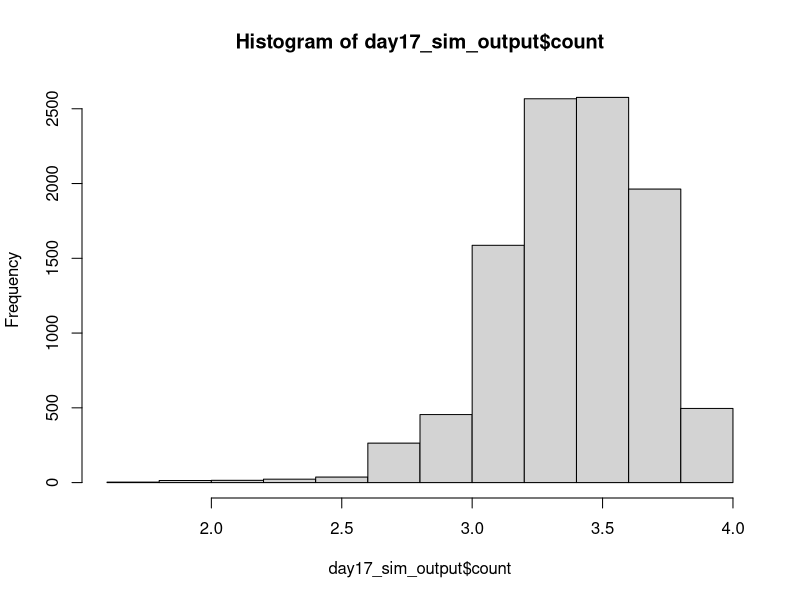
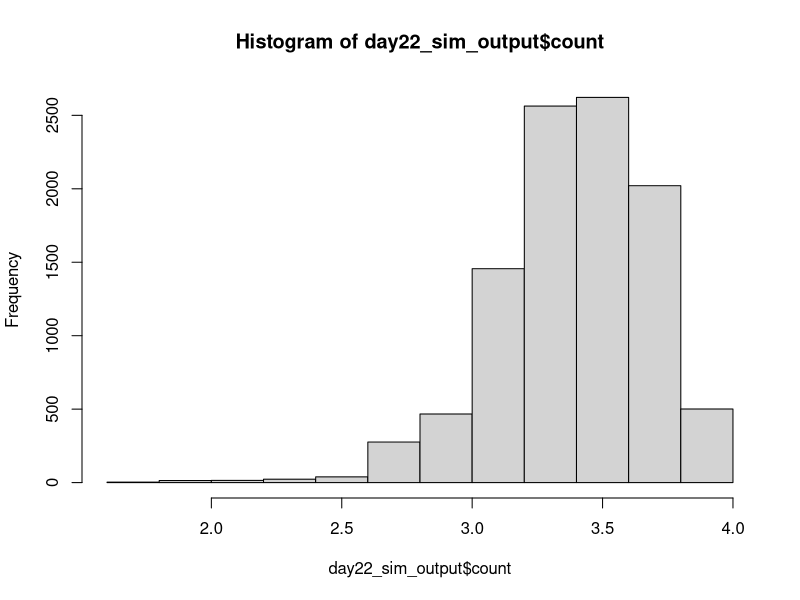

These figures' R source, in order: (Note: this script raises an error after producing the figures.)
## ---------------------------Title---------------------------------------------
# CIDA Shelf Life Model

## ---------------------------Description---------------------------------------
# Project: CIDA Spinach 

# Description: 

## ---------------------------Packages------------------------------------------

#   Loading packages
library(dplyr); library(MASS); library(VGAM)

## ---------------------------Seed----------------------------------------------

#Set seed
set.seed(1)

## ---------------------------Inputs--------------------------------------------

#Load in data

strain_param <- read.csv("primary_model_parameters_strain_by_rep_2022_08_26.csv", header = TRUE)
apc_param <- read.csv("primary_model_parameters_apc_by_rep_2022_09_01.csv", header = TRUE)

mumax_secon <- read.csv("secondary_model_mumax_strain_by_rep_2022-09-01.csv", header = TRUE)
lag_secon <- read.csv("secondary_model_lag_strain_by_rep_2022_09_01.csv", header = TRUE)
lag_apc_secon <- read.csv("secondary_model_lag_apc_by_rep2022_09_01.csv", header = TRUE)

initial_count <- read.csv("initial_distribution_2022_08_24.csv", header = TRUE)
st_frequency <- read.csv("st_frequency_2022_05_18.csv", header = TRUE)

#Change strain parameters to lowercase 
strain_param$isolate <- tolower(strain_param$isolate)
apc_param$isolate <- tolower(apc_param$isolate)

mumax_secon$isolate <- tolower(mumax_secon$isolate)
lag_secon$isolate <- tolower(lag_secon$isolate)

#Initial Count Distribution: Log transforming initial count, and fitting a normal distribution to the data
initial_count_dist <- function(n){
  ans <- runif(n, min = initial_count$min, max = initial_count$max)
  return(ans)
}

#ST Distribution
isolates <- st_frequency$cida_isolates
st_prev <- st_frequency$frequency

st_dist <- function(n) {
ans <- sample(isolates, size = n, prob = st_prev, replace = T)
return(ans)
}

#Storage Temperature Distribution
temp_location <- 4
temp_shape <- 2.31

temp_dist <- function(n) {
  ans <- rlaplace(n, temp_location, temp_shape)
  for(i in 1:n)
  while (ans[i] < 0 | ans[i] > 10) {
    ans[i] <- rlaplace(1, temp_location, temp_shape)
  }
  return(ans)
}

#Primary Growth Models 


#Baranyi
baranyi <- function(day, log10n0, log10nmax, mumax, lag){
  log10n <- log10nmax + log10((-1 + exp(mumax * lag) + exp(mumax * day))/(exp(mumax * day) - 1 + exp(mumax * lag) * 10^(log10nmax - log10n0)))
}

#Baranyi without lag
baranyi_no_lag <- function(day, log10n0, log10nmax, mumax){
  log10n <- log10nmax - log10(1 + (10^(log10nmax - log10n0) - 1) * exp(-mumax * day))
}

#Buchanan
buchanan <- function(day, log10n0, log10nmax, mumax, lag){
  log10n <- log10n0 + (day >= lag) * (day <= (lag + (log10nmax - log10n0) * log(10) / mumax)) * mumax * (day - lag) / log(10) + (day >= lag) * (day>(lag + (log10nmax - log10n0) * log(10) / mumax)) * (log10nmax - log10n0)
}

#Buchanan without lag
buchanan_no_lag <- function(day, log10n0, log10nmax, mumax){
  log10n <- log10n0 + (day <= ((log10nmax - log10n0) * log(10) / mumax)) * mumax * day / log(10) + (day > ((log10nmax - log10n0) * log(10) / mumax)) * (log10nmax - log10n0)
}

#Gompertz
gompertz <- function(day, log10n0, log10nmax, mumax, lag){
  log10n <- log10n0 + (log10nmax - log10n0) * exp(-exp(mumax * exp(1) * (lag - day) / ((log10nmax - log10n0) * log(10)) + 1))
}


log10N_with_lag <- function(day, log10n0, log10nmax, mumax, lag, model) {
  ans <- numeric(length = length(day))
  for(i in seq_along(day)){
    if (model[i] == "baranyi") {
      ans[i] <- baranyi(day[i], log10n0[i], log10nmax[i], mumax[i], lag[i])
    }
    else if(model[i] == 'buchanan') {
      ans[i] <- buchanan(day[i], log10n0[i], log10nmax[i], mumax[i], lag[i])
    }
    else if(model[i] == "gompertz"){
      ans[i] <- gompertz(day[i], log10n0[i], log10nmax[i], mumax[i], lag[i])
    } 
    else{
      stop(paste0(model, " is not a valid model name. Must be one of Buchanan, Baranyi, Gompertz."))
    }
  }
  return(ans)
  
}

log10N_without_lag <- function(day, log10n0, log10nmax, mumax, model) {
  ans <- numeric(length = length(day))
  for(i in seq_along(day)){
    if (model[i] == "baranyi_no_lag") {
      ans[i] <- baranyi_no_lag(day[i], log10n0[i], log10nmax[i], mumax[i])
    }
    else if(model[i] == 'buchanan_no_lag') {
      ans[i] <- buchanan_no_lag(day[i], log10n0[i], log10nmax[i], mumax[i])
    }
    else{
      stop(paste0(model, " is not a valid model name. Must be one of Buchanan, Baranyi, Gompertz."))
    }
  }
  return(ans)
  
}

#Secondary model 

NewMu <- function(temp, b, temp_min) {
  sqrt_mu <- b*(temp - temp_min)
  ans <- sqrt_mu^2
  return(ans)
}

NewLag <- function(temp, b, temp_min) {
  sqrt_lag <- b*(temp - temp_min)
  ans <- sqrt_lag^2
  return(ans)
}

## ---------------------------Simulation Overview-------------------------------

n_packages <- 10000
n_sim <- n_packages
n_day <- 22

## ---------------Assigning Model Inputs----------------------------------------

#Assigning initial count, ST and temperature to each package
packages_sim <- data.frame(matrix(, nrow = n_sim, ncol = 9))
colnames(packages_sim) <- c("package", "initial_count", "storage_temp", "isolate", "isolate_rep", "model", "lag", "mu", "nmax")

packages_sim$package <- rep(1:n_packages)
packages_sim$initial_count <- initial_count_dist(n_sim)
packages_sim$storage_temp <- temp_dist(n_sim)
packages_sim$isolate <- st_dist(n_sim)
packages_sim$isolate_rep <- sample(1:3, n_sim, replace = TRUE)

#Assigning a growth model to each package. The selected model will be the best fitting model at 6˚C 
for(i in 1:n_sim){
  strain_index <- which(packages_sim$isolate[i] == strain_param$isolate & packages_sim$isolate_rep[i] == strain_param$rep & 6 == strain_param$temp)
  packages_sim$model[i] <- strain_param$model_type[strain_index]
}

#Assign lag to each package

for(i in 1:n_sim){
  rep <- packages_sim$isolate_rep[i]
  if(packages_sim$isolate[i] == "s12-0180"){
    rep <- sample(c(1, 3), 1, replace = TRUE)
  } else if (packages_sim$isolate[i] == "s12-0184"){
    rep <- 1
  } else if (packages_sim$isolate[i] == "s12-0132"){
    rep <- 3
  }  else {
    rep <- rep
  }
  apc_lag <- 0
  strain_index <- which(packages_sim$isolate[i] == lag_secon$isolate & rep == lag_secon$rep)
  strain_lag <- NewLag(packages_sim$storage_temp[i], lag_secon$b_mu[strain_index], lag_secon$temp_min_mu[strain_index])
  strain_lag <- ifelse(packages_sim$isolate[i] == "s12-0166", 0, strain_lag)
  packages_sim$lag[i] <- runif(n = 1, min = min(strain_lag, apc_lag), max = max(strain_lag, apc_lag))
  packages_sim$lag[i] <- packages_sim$lag[i]
}

packages_sim$lag <- ifelse(packages_sim$model %in% c("baranyi_no_lag", "buchanan_no_lag"), NA, packages_sim$lag)

#Assign mumax to each package
for(i in 1:n_sim){
  rep <- ifelse(packages_sim$isolate[i] == "s12-0141", 1, packages_sim$isolate_rep[i])
  strain_index <- which(packages_sim$isolate[i] == mumax_secon$isolate & rep == mumax_secon$rep)
  package_mu <- NewMu(packages_sim$storage_temp[i], mumax_secon$b_mu[strain_index], mumax_secon$temp_min_mu[strain_index])
  packages_sim$mu[i] <- package_mu
}

#Assign nmax to each package
for(i in 1:n_sim){
  rep <- packages_sim$isolate_rep[i]
strain_index <- which(packages_sim$isolate[i] == strain_param$isolate & rep == strain_param$rep & 6 == strain_param$temp)
apc_index <- which(packages_sim$isolate[i] == apc_param$isolate & rep == apc_param$rep & 6 == apc_param$temp)
strain_nmax <- strain_param$nmax[strain_index]
apc_nmax <- apc_param$nmax[strain_index]
packages_sim$nmax[i] <- runif(n = 1, strain_nmax, apc_nmax)
packages_sim$nmax[i] <- packages_sim$nmax[i]*0.4
}

## ----------------Assessing Growth Over Shelf Life-----------------------------

models_with_lag <- c("baranyi", "buchanan", "gompertz")

shelf_life_sim <- packages_sim[rep(seq_len(nrow(packages_sim)), each = 22), ]
rownames(shelf_life_sim) <- 1:nrow(shelf_life_sim)
shelf_life_sim["day"] <- rep(1:n_day, times = n_sim)
shelf_life_sim["count"] <- NA

shelf_life_sim[is.na(shelf_life_sim$lag), ] <- shelf_life_sim[is.na(shelf_life_sim$lag), ] %>% 
  mutate(count = log10N_without_lag(day, initial_count, nmax, mu, model))

shelf_life_sim[!is.na(shelf_life_sim$lag), ] <- shelf_life_sim[!is.na(shelf_life_sim$lag), ] %>% 
  mutate(count = log10N_with_lag(day, initial_count, nmax, mu, lag, model))

## --------------------------------Plotting Outcome-----------------------------

day17_sim_output <- shelf_life_sim %>%
  filter(day == 17)

h17 <- hist(day17_sim_output$count)
h17


day22_sim_output <- shelf_life_sim %>%
  filter(day == 22)

h22 <- hist(day22_sim_output$count)
h22

## --------------------------------Threshold------------------------------------

sa_temp <- shelf_life_sim %>%
  group_by(day) %>%
  summarise(prop_fail = sum(count > 7.6)/n_packages) %>%
  mutate(adj = 0.4) %>%
  mutate(param = "nmax")

## --------------------------------Export---------------------------------------

date <- Sys.Date()
date <- gsub("-", "_", date)
file_name <- paste0("output/sa_nmax_", date,".csv")
  
write.table(sa_temp, file_name, sep = ",", col.names = !file.exists(file_name), append = T, row.names = FALSE)
